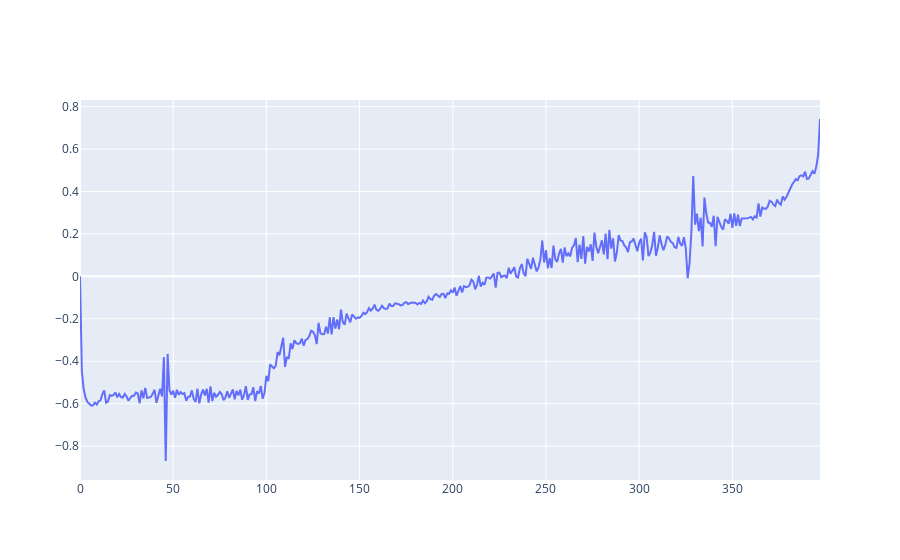

Notebook code for this chart:
### Code cell
fig = go.Figure()

fig.add_scatter(x=list(range(len(score))), y=score, name='biggest anomalies')

fig.show()

### Figure 1 — Plotly figure (JSON) as saved in the notebook; plotly's stock layout.template omitted (floating-point values rounded to 4 significant figures; data arrays with more than 128 entries replaced by an {"elided": "..."} marker saying what was removed)
{"data": [{"name": "biggest anomalies", "type": "scatter", "x": {"elided": "398 int values"}, "y": {"elided": "398 float values"}}], "layout": {}}
